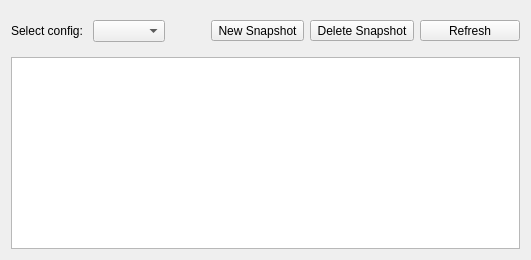
          <widget class="QWidget" name="tab_snapperNew">
           <attribute name="title">
            <string>New/Delete</string>
           </attribute>
           <layout class="QVBoxLayout" name="verticalLayout_4">
            <item>
             <widget class="QFrame" name="frame_7">
              <property name="sizePolicy">
               <sizepolicy hsizetype="Preferred" vsizetype="Minimum">
                <horstretch>0</horstretch>
                <verstretch>0</verstretch>
               </sizepolicy>
              </property>
              <layout class="QHBoxLayout" name="horizontalLayout_2">
               <property name="leftMargin">
                <number>0</number>
               </property>
               <property name="rightMargin">
                <number>0</number>
               </property>
               <item>
                <widget class="QLabel" name="label_snapperSelect">
                 <property name="text">
                  <string>Select config: </string>
                 </property>
                </widget>
               </item>
               <item>
                <widget class="QComboBox" name="comboBox_snapperConfigs">
                 <property name="sizeAdjustPolicy">
                  <enum>QComboBox::AdjustToContents</enum>
                 </property>
                </widget>
               </item>
               <item>
                <spacer name="horizontalSpacer_8">
                 <property name="orientation">
                  <enum>Qt::Horizontal</enum>
                 </property>
                 <property name="sizeHint" stdset="0">
                  <size>
                   <width>40</width>
                   <height>20</height>
                  </size>
                 </property>
                </spacer>
               </item>
               <item>
                <widget class="QToolButton" name="pushButton_snapperCreate">
                 <property name="text">
                  <string>New Snapshot</string>
                 </property>
                 <property name="icon">
                  <iconset resource="icons.qrc">
                   <normaloff>:/assets/assets/plus.png</normaloff>:/assets/assets/plus.png</iconset>
                 </property>
                 <property name="toolButtonStyle">
                  <enum>Qt::ToolButtonTextUnderIcon</enum>
                 </property>
                </widget>
               </item>
               <item>
                <widget class="QToolButton" name="pushButton_snapperDelete">
                 <property name="text">
                  <string>Delete Snapshot</string>
                 </property>
                 <property name="icon">
                  <iconset resource="icons.qrc">
                   <normaloff>:/assets/assets/minus.png</normaloff>:/assets/assets/minus.png</iconset>
                 </property>
                 <property name="toolButtonStyle">
                  <enum>Qt::ToolButtonTextUnderIcon</enum>
                 </property>
                </widget>
               </item>
               <item>
                <widget class="QToolButton" name="toolButton_snapperNewRefresh">
                 <property name="sizePolicy">
                  <sizepolicy hsizetype="Preferred" vsizetype="Fixed">
                   <horstretch>0</horstretch>
                   <verstretch>0</verstretch>
                  </sizepolicy>
                 </property>
                 <property name="minimumSize">
                  <size>
                   <width>100</width>
                   <height>0</height>
                  </size>
                 </property>
                 <property name="text">
                  <string>Refresh</string>
                 </property>
                 <property name="icon">
                  <iconset resource="icons.qrc">
                   <normaloff>:/assets/assets/reload.png</normaloff>:/assets/assets/reload.png</iconset>
                 </property>
                 <property name="toolButtonStyle">
                  <enum>Qt::ToolButtonTextUnderIcon</enum>
                 </property>
                </widget>
               </item>
              </layout>
             </widget>
            </item>
            <item>
             <widget class="QTableWidget" name="tableWidget_snapperNew">
              <property name="editTriggers">
               <set>QAbstractItemView::NoEditTriggers</set>
              </property>
              <property name="selectionBehavior">
               <enum>QAbstractItemView::SelectRows</enum>
              </property>
              <attribute name="horizontalHeaderCascadingSectionResizes">
               <bool>true</bool>
              </attribute>
              <attribute name="horizontalHeaderStretchLastSection">
               <bool>true</bool>
              </attribute>
              <attribute name="verticalHeaderVisible">
               <bool>false</bool>
              </attribute>
             </widget>
            </item>
           </layout>
          </widget>
